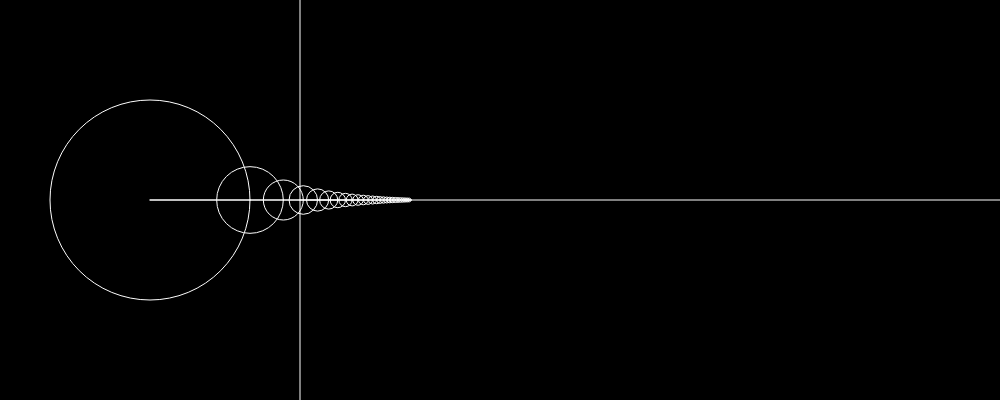
Frame 1 (no input)
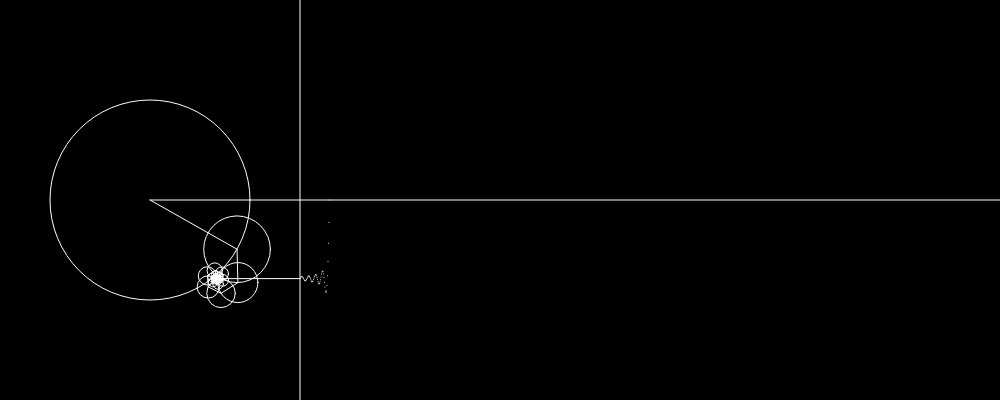
Frame 60 (no input)
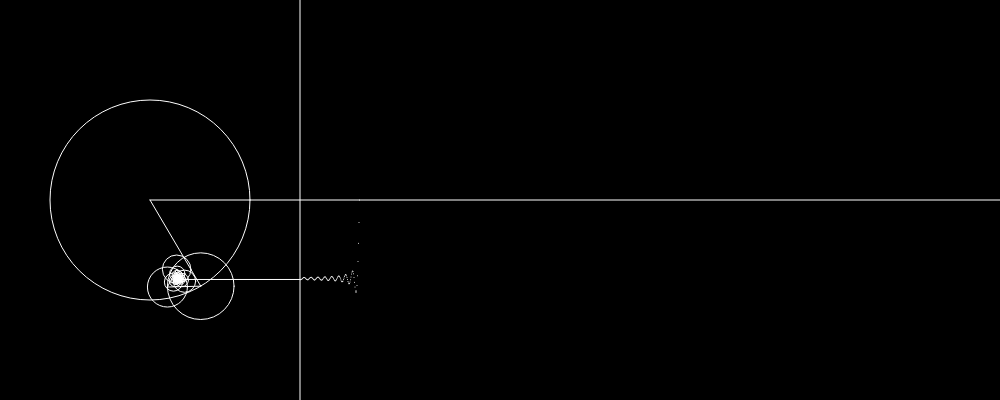
Frame 120 (the mouse pressed at the canvas centre since frame 60)

The p5.js sketch that drew these frames (run headless with seeded random() and noise() and a simulated clock; from frame 60 on, the mouse is pressed at the canvas centre):

// p5.js sketch
// ── sketch.js
var canvasWidth = 1000;
var canvasHeight = 400;
var waveZoneWidth = 700;

function setup() {
    createCanvas(canvasWidth, canvasHeight);
    frameRate(30);
    THETA = 0;
    t=0
    dTheta=PI/360;
    R=(canvasWidth-waveZoneWidth-50*2)/2;
    N=51;
}

function draw() {
    background(0);
    THETA=dTheta*t;
    stroke(0xff);
    noFill()
    px=py=0;
    line(canvasWidth-waveZoneWidth,0,canvasWidth-waveZoneWidth,canvasHeight);
    translate(R+50,canvasHeight/2);
    line(0,0,waveZoneWidth+R+50,0);
    for(i=1;i<=N;i+=2) {
        r=R/i;
        theta=i*THETA;
        ellipse(px,py,2*r,2*r);
        line(px,py,px+r*cos(theta),py+r*sin(theta));
        //translate(r*sin(theta),r*cos(theta));
        px+=r*cos(theta);
        py+=r*sin(theta);
    }
    line(px,py,R+50,py);
    for(this.i=0;this.i<=t&&this.i/2<=waveZoneWidth;this.i++) {
        point(R+50+this.i/2,R*squareWave(dTheta*(t-this.i)));
    }
    t++;
}

function squareWave(theta) {
    this.d = 0;
    for(j=1;j<=N;j+=2) {
        this.d+=sin(theta*j)/j;
    }
    return this.d;
}
